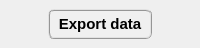
          <widget class="QFrame" name="frame_11">
           <property name="minimumSize">
            <size>
             <width>0</width>
             <height>44</height>
            </size>
           </property>
           <property name="maximumSize">
            <size>
             <width>16777215</width>
             <height>48</height>
            </size>
           </property>
           <property name="frameShape">
            <enum>QFrame::NoFrame</enum>
           </property>
           <property name="frameShadow">
            <enum>QFrame::Raised</enum>
           </property>
           <layout class="QGridLayout" name="gridLayout_8">
            <property name="leftMargin">
             <number>2</number>
            </property>
            <property name="topMargin">
             <number>2</number>
            </property>
            <property name="rightMargin">
             <number>2</number>
            </property>
            <property name="bottomMargin">
             <number>2</number>
            </property>
            <property name="spacing">
             <number>2</number>
            </property>
            <item row="0" column="1">
             <widget class="QPushButton" name="pushButton_export_data">
              <property name="enabled">
               <bool>true</bool>
              </property>
              <property name="minimumSize">
               <size>
                <width>0</width>
                <height>30</height>
               </size>
              </property>
              <property name="maximumSize">
               <size>
                <width>260</width>
                <height>30</height>
               </size>
              </property>
              <property name="font">
               <font>
                <family>MS Shell Dlg 2</family>
                <pointsize>11</pointsize>
                <weight>75</weight>
                <italic>false</italic>
                <bold>true</bold>
               </font>
              </property>
              <property name="styleSheet">
               <string notr="true">QPushButton{border-radius: 6px; border-color: rgb(150, 150, 150); border-style: ridge; border-width: 2px; color: rgb(0, 0, 0); background-color: rgb(240, 240, 240); font: 75 bold 11pt &quot;MS Shell Dlg 2&quot;}
QPushButton:hover{border-radius: 6px; border-color: rgb(0, 170, 255); border-style: ridge; border-width: 2px; color: rgb(0, 0, 0); background-color: rgba(174, 213, 255, 100); font: 75 bold 11pt &quot;MS Shell Dlg 2&quot;}
QPushButton:pressed{border-radius: 6px; border-color: rgb(0, 170, 255); border-style: ridge; border-width: 3px; color: rgb(0, 0, 0); background-color: rgb(174, 213, 255); font: 75 bold 11pt &quot;MS Shell Dlg 2&quot;}
QPushButton:disabled{border-radius: 6px; border-color: rgb(150, 150, 150); border-style: ridge; border-width: 3px; color: rgb(150, 150, 150); background-color: rgb(200, 200, 200); font: 75 bold 11pt &quot;MS Shell Dlg 2&quot;}</string>
              </property>
              <property name="text">
               <string>  Export data  </string>
              </property>
             </widget>
            </item>
            <item row="0" column="0">
             <widget class="QFrame" name="frame">
              <property name="frameShape">
               <enum>QFrame::NoFrame</enum>
              </property>
              <property name="frameShadow">
               <enum>QFrame::Raised</enum>
              </property>
             </widget>
            </item>
            <item row="0" column="2">
             <widget class="QFrame" name="frame_2">
              <property name="frameShape">
               <enum>QFrame::NoFrame</enum>
              </property>
              <property name="frameShadow">
               <enum>QFrame::Raised</enum>
              </property>
             </widget>
            </item>
           </layout>
          </widget>
